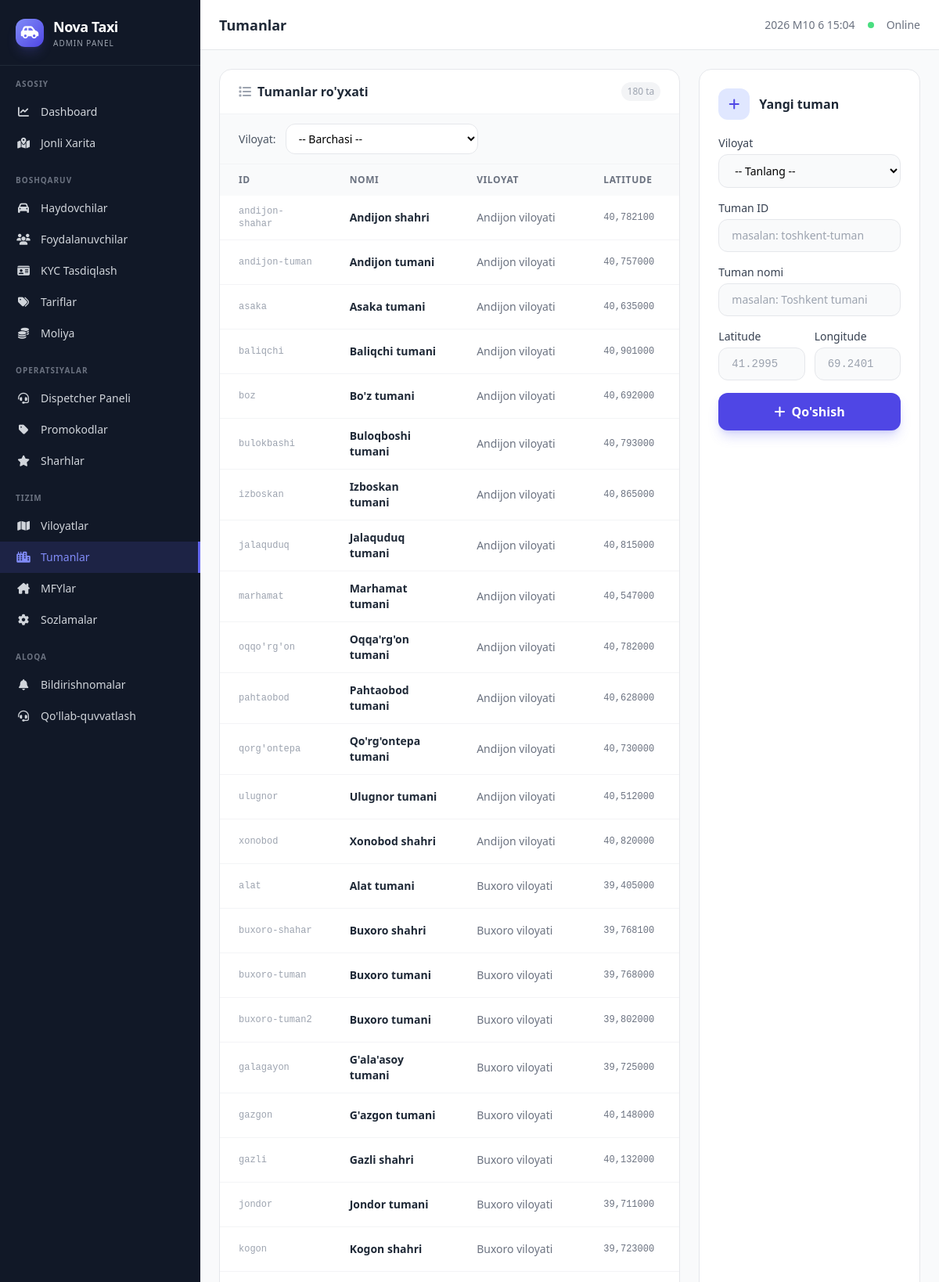
The page /panel/districts/ (signed in, upper part) on the database its author committed.
### shared/models/location.py (models this page shows, shortened)
class District(models.Model):
    id = models.CharField(max_length=30, primary_key=True, default='', editable=False)
    region = models.ForeignKey(Region, on_delete=models.CASCADE, related_name='districts')
    name = models.CharField(max_length=255)
    latitude = models.DecimalField(max_digits=9, decimal_places=6)
    longitude = models.DecimalField(max_digits=9, decimal_places=6)
    class Meta:
        db_table = 'districts'

class Region(models.Model):
    id = models.CharField(max_length=30, primary_key=True, default='', editable=False)
    name = models.CharField(max_length=255, unique=True)
    class Meta:
        db_table = 'regions'

### panel/views.py (the view)
# urls.py: path('districts/', views.districts_view, name='districts'),
@staff_required
def districts_view(request):
    regions = Region.objects.all().order_by('name')
    region_id = request.GET.get('region_id')
    if region_id:
        selected = get_object_or_404(Region, id=region_id)
        districts = selected.districts.all().order_by('name')
    else:
        selected = None
        districts = District.objects.all().select_related('region').order_by('region__name', 'name')
    return render(request, 'panel/districts.html', {
        'regions': regions,
        'districts': districts,
        'selected_region': selected,
    })

### panel/views.py (called while the page is built)
def staff_required(view_func):
    decorated = login_required(view_func, login_url='/panel/login/')
    return user_passes_test(
        lambda u: u.is_staff or u.is_superuser,
        login_url='/panel/login/'
    )(decorated)

### panel/templates/panel/districts.html (shortened to what this page needs)
{% extends 'panel/base.html' %}
{% block page_title %}Tumanlar{% endblock %}
{% block content %}
<div class="grid grid-cols-1 lg:grid-cols-3 gap-6">
    <div class="lg:col-span-2 bg-white rounded-2xl border border-gray-200 overflow-hidden">
        <div class="px-6 py-4 border-b border-gray-100 flex items-center justify-between">
            <h3 class="font-semibold text-gray-800">
                <i class="fa-solid fa-list mr-2 text-gray-400"></i>Tumanlar ro'yxati
            </h3>
            <span class="text-xs font-medium text-gray-400 bg-gray-100 px-2 py-1 rounded-full">{{ districts|length }} ta</span>
        </div>
        <div class="px-6 py-3 border-b border-gray-100 bg-gray-50">
            <form method="get" class="flex items-center gap-3">
                <label class="text-sm text-gray-600 font-medium">Viloyat:</label>
                <select name="region_id" onchange="this.form.submit()"
                        class="px-3 py-2 bg-white border border-gray-200 rounded-xl text-sm focus:ring-2 focus:ring-nova-500 outline-none transition">
                    <option value="">-- Barchasi --</option>
                </select>
            </form>
        </div>
        <div class="overflow-x-auto">
            <table class="w-full text-sm">
                <thead class="bg-gray-50 text-gray-500 text-xs uppercase tracking-wider">
                    <tr>
                        <th class="px-6 py-3 text-left">ID</th>
                        <th class="px-6 py-3 text-left">Nomi</th>
                        <th class="px-6 py-3 text-left">Viloyat</th>
                        <th class="px-6 py-3 text-left">Latitude</th>
                        <th class="px-6 py-3 text-left">Longitude</th>
                    </tr>
                </thead>
                <tbody class="divide-y divide-gray-100">
                    {% for d in districts %}
                    <tr class="hover:bg-gray-50 transition-colors">
                        <td class="px-6 py-3 font-mono text-xs text-gray-400">{{ d.id }}</td>
                        <td class="px-6 py-3 font-semibold text-gray-800">{{ d.name }}</td>
                        <td class="px-6 py-3 text-gray-500">{{ d.region.name }}</td>
                        <td class="px-6 py-3 font-mono text-xs text-gray-500">{{ d.latitude }}</td>
                        <td class="px-6 py-3 font-mono text-xs text-gray-500">{{ d.longitude }}</td>
                    </tr>
                    {% endfor %}
                </tbody>
            </table>
        </div>
    </div>
    <div class="bg-white rounded-2xl border border-gray-200 p-6">
        <div class="flex items-center gap-3 mb-5">
            <div class="w-10 h-10 bg-nova-100 rounded-xl flex items-center justify-center">
                <i class="fa-solid fa-plus text-nova-600"></i>
            </div>
            <h3 class="font-semibold text-gray-800">Yangi tuman</h3>
        </div>
        <form method="post" action="{% url 'panel:district-create' %}" class="space-y-4">
            <div>
                <label class="block text-sm font-medium text-gray-700 mb-1">Viloyat</label>
                <select name="region_id" required
                        class="w-full px-4 py-2.5 bg-gray-50 border border-gray-200 rounded-xl text-sm focus:ring-2 focus:ring-nova-500 focus:border-nova-500 outline-none transition">
                    <option value="">-- Tanlang --</option>
                </select>
            </div>
            <div>
                <label class="block text-sm font-medium text-gray-700 mb-1">Tuman ID</label>
                <input type="text" name="id" required placeholder="masalan: toshkent-tuman"
                       class="w-full px-4 py-2.5 bg-gray-50 border border-gray-200 rounded-xl text-sm focus:ring-2 focus:ring-nova-500 focus:border-nova-500 outline-none transition">
            </div>
            <div>
                <label class="block text-sm font-medium text-gray-700 mb-1">Tuman nomi</label>
                <input type="text" name="name" required placeholder="masalan: Toshkent tumani"
                       class="w-full px-4 py-2.5 bg-gray-50 border border-gray-200 rounded-xl text-sm focus:ring-2 focus:ring-nova-500 focus:border-nova-500 outline-none transition">
            </div>
            <div class="grid grid-cols-2 gap-3">
                <div>
                    <label class="block text-sm font-medium text-gray-700 mb-1">Latitude</label>
                    <input type="text" name="latitude" required placeholder="41.2995"
                           class="w-full px-4 py-2.5 bg-gray-50 border border-gray-200 rounded-xl text-sm font-mono focus:ring-2 focus:ring-nova-500 focus:border-nova-500 outline-none transition">
                </div>
                <div>
                    <label class="block text-sm font-medium text-gray-700 mb-1">Longitude</label>
                    <input type="text" name="longitude" required placeholder="69.2401"
                           class="w-full px-4 py-2.5 bg-gray-50 border border-gray-200 rounded-xl text-sm font-mono focus:ring-2 focus:ring-nova-500 focus:border-nova-500 outline-none transition">
                </div>
            </div>
            <button type="submit"
                    class="w-full px-4 py-3 bg-nova-600 hover:bg-nova-700 text-white font-semibold rounded-xl shadow-lg shadow-nova-500/25 transition-all flex items-center justify-center gap-2">
                <i class="fa-solid fa-plus"></i> Qo'shish
            </button>
        </form>
    </div>
</div>
{% endblock %}

### rows shown on the page
District: id "andijon-shahar", name "Andijon shahri", region.name "Andijon viloyati", latitude "40,782100"
District: id "andijon-tuman", name "Andijon tumani", region.name "Andijon viloyati", latitude "40,757000"
District: id "asaka", name "Asaka tumani", region.name "Andijon viloyati", latitude "40,635000"
District: id "baliqchi", name "Baliqchi tumani", region.name "Andijon viloyati", latitude "40,901000"
District: id "boz", name "Bo'z tumani", region.name "Andijon viloyati", latitude "40,692000"
District: id "bulokbashi", name "Buloqboshi tumani", region.name "Andijon viloyati", latitude "40,793000"
District: id "izboskan", name "Izboskan tumani", region.name "Andijon viloyati", latitude "40,865000"
District: id "jalaquduq", name "Jalaquduq tumani", region.name "Andijon viloyati", latitude "40,815000"
District: id "marhamat", name "Marhamat tumani", region.name "Andijon viloyati", latitude "40,547000"
District: id "oqqo'rg'on", name "Oqqa'rg'on tumani", region.name "Andijon viloyati", latitude "40,782000"
District: id "pahtaobod", name "Pahtaobod tumani", region.name "Andijon viloyati", latitude "40,628000"
District: id "qorg'ontepa", name "Qo'rg'ontepa tumani", region.name "Andijon viloyati", latitude "40,730000"
District: id "ulugnor", name "Ulugnor tumani", region.name "Andijon viloyati", latitude "40,512000"
District: id "xonobod", name "Xonobod shahri", region.name "Andijon viloyati", latitude "40,820000"
District: id "alat", name "Alat tumani", region.name "Buxoro viloyati", latitude "39,405000"
District: id "buxoro-shahar", name "Buxoro shahri", region.name "Buxoro viloyati", latitude "39,768100"
District: id "buxoro-tuman", name "Buxoro tumani", region.name "Buxoro viloyati", latitude "39,768000"
District: id "buxoro-tuman2", name "Buxoro tumani", region.name "Buxoro viloyati", latitude "39,802000"
District: id "galagayon", name "G'ala'asoy tumani", region.name "Buxoro viloyati", latitude "39,725000"
District: id "gazgon", name "G'azgon tumani", region.name "Buxoro viloyati", latitude "40,148000"
District: id "gazli", name "Gazli shahri", region.name "Buxoro viloyati", latitude "40,132000"
District: id "jondor", name "Jondor tumani", region.name "Buxoro viloyati", latitude "39,711000"
District: id "kogon", name "Kogon shahri", region.name "Buxoro viloyati", latitude "39,723000"

### other values the page prints
{{ districts|length }} "180"
